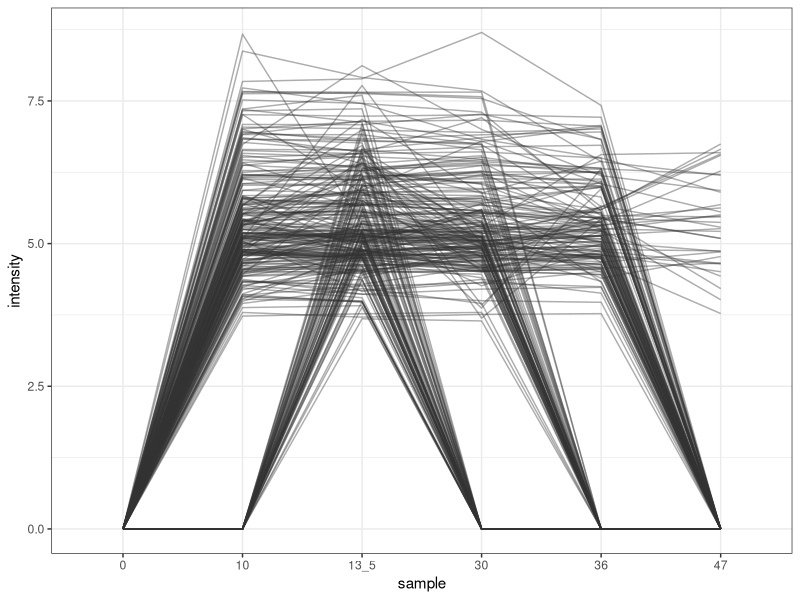

This chart was generated by the following R code: (Note: this script raises an error after producing the figure.)
###########################################################################
###################### Analysis/Plots for Paper ###########################
###########################################################################
library(reshape2)
library(dplyr)
library(ggplot2)
library(magrittr)
library(tidyr)

#################### Select Hits for Drug ########################
drug = read.csv(file="data/exp4spentmedia/Salivarius_duloxetine.csv", header = T, sep =",", quote="", na.strings = "")

##### Data preprocessing #####

### Put the raw data in tidy format
drug_comb = drug %>%
  dplyr::rename(X13_5="X13.5", X13_5.1="X13.5.1", X13_5.2="X13.5.2") %>%
  reshape2::melt(id.vars="mz", value.name="intensity") %>%
  dplyr::mutate(
    sample=gsub("X([^.]*).*", "\\1", variable),
    replicate=gsub("X([^.]*)\\.?(.*)", "\\2", variable),
    replicate=ifelse(replicate=="", "0", replicate))

### Calculate time point means across all replicates
drug_comb.avg = drug_comb %>%
  dplyr::group_by(mz, sample) %>%
  dplyr::summarise(intensity=ifelse(any(intensity==0) & !all(intensity==0), mean(intensity[which(intensity>0)]), mean(intensity)))


##### Initial filtering #####

### Select only metabolites that get newly produced by the first species:
# Select only ions that equal zero at time point 0 and not zero at time point 13_5
drug_comb.filtZ = drug_comb.avg %>% dplyr::group_by(mz) %>% dplyr::filter(any(sample == "0" & intensity < 0.5))
drug_comb.filtZ2 = drug_comb.filtZ %>% dplyr::group_by(mz) %>% dplyr::filter(any(sample == "13_5" & intensity > 0.5))

### Filter noisy data; metabolites with potential drop outs in the time series:
# Filter ions which are zero at time point 30 and have the same (+/-10 percent) intensity in 
# time points 13_5 and 36
drug_comb.filtTP = drug_comb.filtZ2 %>%
  dplyr::group_by(mz) %>%
  dplyr::filter(!any((intensity[sample == "13_5"] + 0.1*intensity[sample == "13_5"]) > intensity[sample == "36"] &
                       (intensity[sample == "13_5"] - 0.1*intensity[sample == "13_5"]) < intensity[sample == "36"] &
                       (sample == "30" & intensity < 0.5) 
  ))

# Filter ions which are zero at time point 36 and have the same (+/-10 percent) intensity in 
# time points 30 and 47
drug_comb.filtTP2 = drug_comb.filtTP %>%
  dplyr::group_by(mz) %>%
  dplyr::filter(!any((intensity[sample == "30"] + 0.1*intensity[sample == "30"]) > intensity[sample == "47"] &
                       (intensity[sample == "30"] - 0.1*intensity[sample == "30"]) < intensity[sample == "47"] &
                       (sample == "36" & intensity < 0.5)
  ))

##### Subsequent filtering to obtain the biologically relevant hits. ##### 
##### Hits are metabolites that get newly produced by the first and consumed by the second species. ##### 

### Filter metabolites that do not get consumed by the second species:
# Filter ions that do not change over time
drug_steady.ions = drug_comb.filtTP2 %>%
  dplyr::group_by(mz) %>%
  dplyr::filter(!any((abs(intensity[sample == "30"] - intensity[sample == "13_5"]) < 1) &
                       (abs(intensity[sample == "36"] - intensity[sample == "30"]) < 1) &
                       (abs(intensity[sample == "47"] - intensity[sample == "36"]) < 1) &
                       (intensity[sample == "36"] - intensity[sample == "13_5"] > -1) &
                       (intensity[sample == "47"] - intensity[sample == "30"] > -1) &
                       (intensity[sample == "47"] - intensity[sample == "13_5"] > -1 )))

### Filter metabolites that get only produced but not consumed by the second species:
# Filter ions that increase after time point 13_5
drug_increasing.ions = drug_steady.ions %>%
  dplyr::group_by(mz) %>%
  dplyr::filter(!any((intensity[sample == "30"] - intensity[sample == "13_5"]) > 1))

# Filter ions that increase after time point 30 with no change at time point 13.5 
drug_increasing.ions2 = drug_increasing.ions %>%
  dplyr::group_by(mz) %>%
  dplyr::filter(!any(abs(intensity[sample == "30"] - intensity[sample == "13_5"]) < 1 &
                       (intensity[sample == "36"] - intensity[sample == "30"]) > 1))

# Filter ions that increase after time point 36 with no change at time point 13.5 and 30
drug_increasing.ions3 = drug_increasing.ions2 %>%
  dplyr::group_by(mz) %>%
  dplyr::filter(!any(abs(intensity[sample == "30"] - intensity[sample == "13_5"]) < 1 &
                       abs(intensity[sample == "36"] - intensity[sample == "30"]) < 1 &
                       (intensity[sample == "36"] - intensity[sample == "13_5"]) > -1 &
                       (intensity[sample == "47"] - intensity[sample == "36"]) > 1))

### Filter any metabolite that gets produced by the second species even if it was consumed before:
# Filter all ions that reach zero at time point 30 or time point 36 and increase afterwards again
# to obtain the final hits
drug_finalHits = drug_increasing.ions3 %>%
  dplyr::group_by(mz) %>%
  dplyr::filter(!any((intensity[sample == "30"] == 0 &
                        (intensity[sample == "36"] > 0 | intensity[sample == "47"] > 0)) |
                       (intensity[sample == "36"] == 0 & intensity[sample == "47"] > 0) ))


#drug_finalHits.old = drug_finalHits

ggplot(drug_finalHits, aes(x = sample, y = intensity, group = mz)) + 
  geom_line(alpha = 0.4, color = "grey20", size =0.5) + theme_bw()
file_ToSave = spread(drug_finalHits, key = sample, value = intensity)
write.table(file_ToSave, file = "FinalFiltering_Paper/Salivarius_duloxetine_FinalPaperHits_271.txt", sep = "\t", quote = F, col.names = T, row.names = F)
save(drug_finalHits, file = "FinalFiltering_Paper/Salivarius_duloxetine_FinalPaperHits_271.RData")

